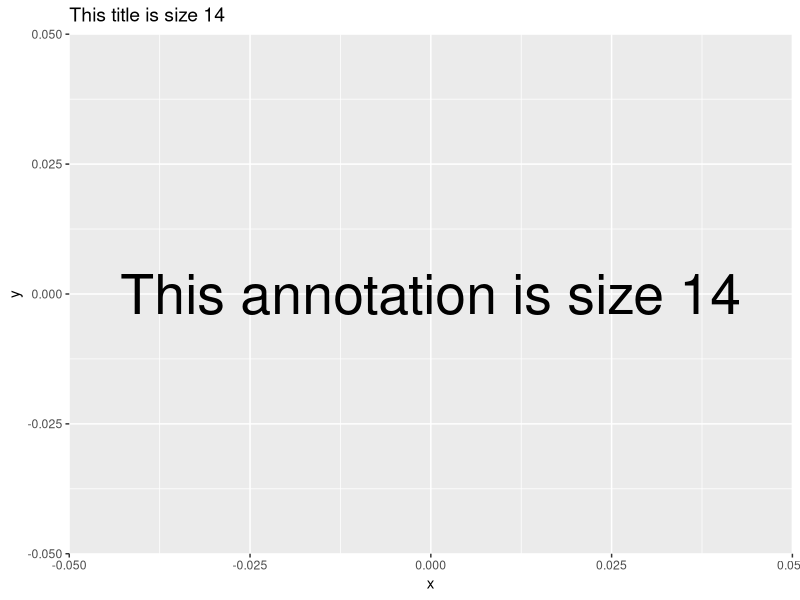
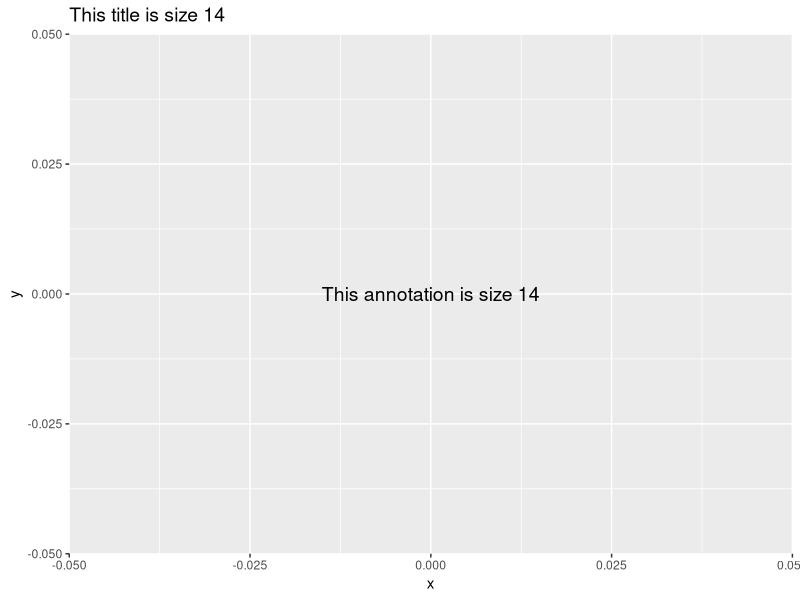

These figures' R source, in order:
## ---- chunk 1
library(ggplot2)

ggplot() +
  ggtitle("This title is size 14") +
  theme(plot.title = element_text(size = unit(14, "pt"))) +
  annotate(
    "text",
    label = "This annotation is size 14",
    x = 0, y = 0,
    size = unit(14, "pt")
  )
## ---- chunk 2
ggplot() +
  ggtitle("This title is size 14") +
  theme(plot.title = element_text(size = unit(14, "pt"))) +
  annotate(
    "text",
    label = "This annotation is size 14",
    x = 0, y = 0,
    size = unit(14, "pt") / .pt # divide by .pt
  )
